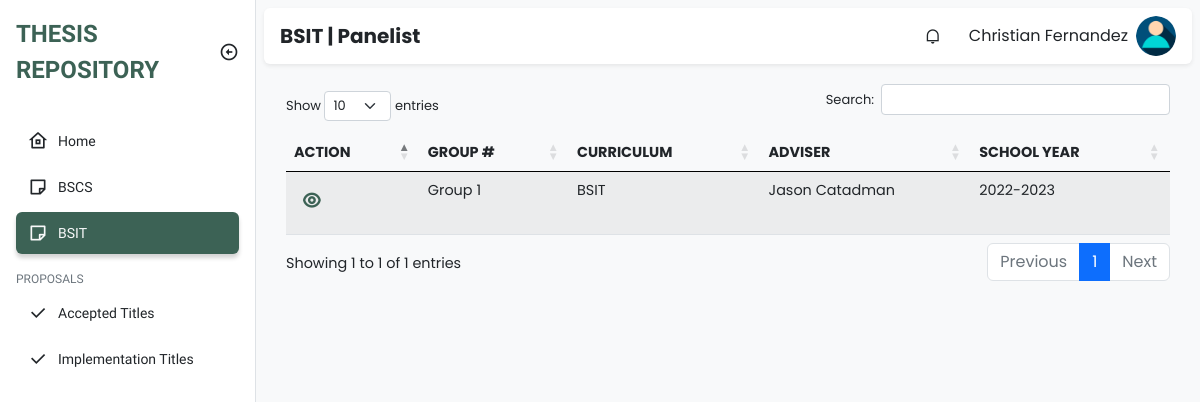
The page /panel/bsit.php (signed in) on the database its author committed.
### tables this page shows
CREATE TABLE `groups` (
  `id` int(11) NOT NULL,
  `group_number` int(11) NOT NULL,
  `curriculum` varchar(255) NOT NULL,
  `adviser_id` int(11) NOT NULL
);

CREATE TABLE `faculty` (
  `id` int(11) NOT NULL,
  `firstname` varchar(255) NOT NULL,
  `middle_name` varchar(100) NOT NULL,
  `lastname` varchar(255) NOT NULL,
  `email` varchar(100) NOT NULL,
  `username` varchar(255) NOT NULL,
  `password` varchar(100) NOT NULL,
  `department` varchar(100) NOT NULL,
  `type` varchar(100) NOT NULL,
  `created_at` timestamp NOT NULL DEFAULT current_timestamp(),
  `updated_at` timestamp NOT NULL DEFAULT current_timestamp() ON UPDATE current_timestamp()
);

### class/student.class.php (called while the page is built, shortened)
<?php
class Student{
    protected $db;
    function __construct()
    {
        $this->db = new Database();
    }
            ?>
            <?php
    function show_all_groups(){
        $sql = "SELECT * FROM groups";
        $query=$this->db->connect()->prepare($sql);
        if($query->execute()){
            $data = $query->fetchAll();
        }
        return $data;
    }
    function get_adviser($adviser_id){
        $sql = "SELECT * FROM faculty WHERE id=:adviser_id";
        $query=$this->db->connect()->prepare($sql);
        $query->bindParam(':adviser_id', $adviser_id);
        if($query->execute()){
            $data = $query->fetchAll();
        }
        return $data;
    }
}
?>

### class/database.sample.php (called while the page is built)
<?php
class Database{
    private $host = 'localhost';
    private $username = 'root';
    private $password = '';
    private $database = 'tams';
    protected $connection;
    function connect(){
        try
			{
				$this->connection = new PDO("mysql:host=$this->host;dbname=$this->database",
											$this->username, $this->password);
			}
			catch (PDOException $e)
			{
				echo "Connection error " . $e->getMessage();
			}
        return $this->connection;
    }
}
?>

### panel/bsit.php (the view, shortened to what this page needs)
<!DOCTYPE html>
<html lang="en">
  <head>
    <link
      href="https://cdn.jsdelivr.net/npm/remixicon@2.5.0/fonts/remixicon.css"
      rel="stylesheet"
    />
    <link rel="stylesheet" href="https://cdn.datatables.net/1.13.1/css/dataTables.bootstrap5.min.css">
    <link rel="stylesheet" href="https://cdn.datatables.net/responsive/2.4.0/css/responsive.bootstrap.min.css">
    <link rel="stylesheet" href="../assets/css/bootstrap.min.css" />
    <link rel="stylesheet" href="../assets/css/style.css" />
    <link
      rel="stylesheet"
      href="https://cdnjs.cloudflare.com/ajax/libs/font-awesome/6.2.0/css/all.min.css"
    />
  </head>
  <body>
    <div class="sidebar position-fixed top-0 bottom-0 bg-white border-end">
      <div class="d-flex align-items-center p-3">
        <a
          href="#"
          class="sidebar-logo text-uppercase fw-bold text-decoration-none text-indigo fs-4"
          >Thesis Repository</a
        >
        <i
          class="sidebar-toggle ri-arrow-left-circle-line ms-auto fs-5 d-none d-md-block"
        ></i>
      </div>
      <ul class="sidebar-menu p-3 m-0 mb-0">
        <li class="sidebar-menu-item ">
          <a href="home.php ">
            <i class="ri-home-8-line sidebar-menu-item-icon"></i>
            Home
          </a>
        </li>
        <li class="sidebar-menu-item">
            <a href="bscs.php">
              <i class="ri-sticky-note-line sidebar-menu-item-icon"></i>
              BSCS
            </a>
          </li>
          <li class="sidebar-menu-item active">
            <a href="bsit.php">
                <i class="ri-sticky-note-line sidebar-menu-item-icon"></i>
                BSIT
            </a>
          </li>
          <li class="sidebar-menu-divider mt-3 mb-1 text-uppercase">Proposals</li>
          <li class="sidebar-menu-item ">
            <a href="accepted_titles.php">
                <i class="ri-check-fill sidebar-menu-item-icon"></i>
                Accepted Titles
            </a>
          </li>
          <li class="sidebar-menu-item ">
            <a href="implementation_titles.php">
                <i class="ri-check-fill sidebar-menu-item-icon"></i>
                Implementation Titles
            </a>
          </li>
      </ul>
    </div>
    <main class="bg-light">
      <div class="p-2">
        <nav class="px-3 py-2 bg-white rounded shadow-sm">
          <h5 class="fw-bold mb-0 me-auto">BSIT | Panelist</h5>
          <div class="dropdown me-3 d-none d-sm-block">
            <div
              class="cursor-pointer dropdown-toggle navbar-link"
              data-bs-toggle="dropdown"
              aria-expanded="false"
            >
              <i class="ri-notification-line"></i>
            </div>
          </div>
          <div class="dropdown">
            <div
              class="d-flex align-items-center cursor-pointer dropdown-toggle"
              data-bs-toggle="dropdown"
              aria-expanded="false"
            >
              <span class="me-2 d-none d-sm-block"><?php echo $_SESSION['fullname'] ?></span>
              <img
                class="navbar-profile-image"
                src="../img/u-icon.png" alt="Image"
              />
            </div>
          </div>
        </nav>
        <div class="py-4">
          <div class="container padding-bottom">
          <table id="example" class="table table-striped" style="width:100%">
                        <thead>
                        <tr>
                        <th class="action">Action</th>
                            <th>Group #</th>
                            <th>Curriculum</th>
                            <th>Adviser</th>
                            <th>School Year</th>
                        </tr>
                        </thead>
                        <tbody>
                        <?php
                          require_once '../class/student.class.php';
                          $student = new Student();
                          foreach ($student->show_all_groups() as $value){
                            if($value['curriculum'] == "BSIT" ){
                          ?>
                                    <tr>
                                    <td>
                                              <div class="actions">
                                                <a class="action-view" href="thesis.php?groupnum=<?php echo $value['id'] ?>&course=<?php echo $value['curriculum'] ?>"><i class="ri-eye-line"></i></a>
                                              </div>
                                          </td>
                                        <td> Group <?php echo $value["group_number"] ?></td>
                                        <td>BSIT</td>
                                        <?php foreach ($student->get_adviser($value['adviser_id']) as $adviser){
                                        ?>
                                                <td><?php echo $adviser["firstname"] . " " . $adviser["lastname"] ?></td>
                                        <?php
                                        } ?>
                                        <td> 2022-2023</td>
                                    </tr>
                          <?php
                            }
                          }
                          ?>
                        </tbody>
                    </table>
          </div>
        </div>
        </div>
    </main>
  </body>
</html>

### assets/css/style.css (style rules this page uses)
:root { --bs-blue: #0d6efd; --bs-indigo: #6610f2; --bs-purple: #6f42c1; --bs-pink: #d63384; --bs-red: #dc3545; --bs-orange: #fd7e14; --bs-yellow: #ffc107; --bs-green: #198754; --bs-teal: #20c997; --bs-cyan: #0dcaf0; --bs-black: #000; --bs-white: #fff; --bs-gray: #6c757d; --bs-gray-dark: #343a40; --bs-gray-100: #f8f9fa; --bs-gray-200: #e9ecef; --bs-gray-300: #dee2e6; --bs-gray-400: #ced4da; --bs-gray-500: #adb5bd; --bs-gray-600: #6c757d; --bs-gray-700: #495057; --bs-gray-800: #343a40; --bs-gray-900: #212529; --bs-primary: #0d6efd; --bs-secondary: #6c757d; --bs-success: #198754; --bs-info: #0dcaf0; --bs-warning: #ffc107; --bs-danger: #dc3545; --bs-light: #f8f9fa; --bs-dark: #212529; --bs-primary-rgb: 13, 110, 253; --bs-secondary-rgb: 108, 117, 125; --bs-success-rgb: 25, 135, 84; --bs-info-rgb: 13, 202, 240; --bs-warning-rgb: 255, 193, 7; --bs-danger-rgb: 220, 53, 69; --bs-light-rgb: 248, 249, 250; --bs-dark-rgb: 33, 37, 41; --bs-white-rgb: 255, 255, 255; --bs-black-rgb: 0, 0, 0; --bs-body-color-rgb: 33, 37, 41; --bs-body-bg-rgb: 255, 255, 255; --bs-font-sans-serif: system-ui, -apple-system, "Segoe UI", Roboto, "Helvetica Neue", "Noto Sans", "Liberation Sans", Arial, sans-serif, "Apple Color Emoji", "Segoe UI Emoji", "Segoe UI Symbol", "Noto Color Emoji"; --bs-font-monospace: SFMono-Regular, Menlo, Monaco, Consolas, "Liberation Mono", "Courier New", monospace; --bs-gradient: linear-gradient(180deg, rgba(255, 255, 255, 0.15), rgba(255, 255, 255, 0)); --bs-body-font-family: var(--bs-font-sans-serif); --bs-body-font-size: 1rem; --bs-body-font-weight: 400; --bs-body-line-height: 1.5; --bs-body-color: #212529; --bs-body-bg: #fff; --bs-border-width: 1px; --bs-border-style: solid; --bs-border-color: #dee2e6; --bs-border-color-translucent: rgba(0, 0, 0, 0.175); --bs-border-radius: 0.375rem; --bs-border-radius-sm: 0.25rem; --bs-border-radius-lg: 0.5rem; --bs-border-radius-xl: 1rem; --bs-border-radius-2xl: 2rem; --bs-border-radius-pill: 50rem; --bs-heading-color: ; --bs-link-color: #0d6efd; --bs-link-hover-color: #0a58ca; --bs-code-color: #d63384; --bs-highlight-bg: #fff3cd; --maincolor: #3C6255; --maincolorMdark: #61876E; --maincolor_light: rgb(180, 224, 183); --cancelcolor: #EB1D36; --cancelcolor_light: #FA9494; --uppernav: #FFFBF5; }
body { font-family: 'Work Sans', sans-serif; }
.text-indigo:hover, .text-indigo { color: var(--maincolor); }
.dropdown-toggle::after { display: none; }
.cursor-pointer { cursor: pointer; }
.sidebar.collapsed:hover, .sidebar { width: 16rem; overflow-y: auto; transition: width .2s, left .2s; left: 0; z-index: 500; }
.sidebar-toggle { cursor: pointer; transition: .2s; }
.sidebar-menu { list-style-type: none; }
.sidebar-menu-item { margin-bottom: .25rem; }
.sidebar-menu-item a { text-decoration: none; display: flex; align-items: center; color: var(--bs-dark); padding: .375rem .75rem; border-radius: .375rem; font-size: .875rem; white-space: nowrap; }
.sidebar-menu-item > a { overflow: hidden; }
.sidebar-menu-item.active a { background-color: var(--maincolor); color: var(--bs-light); box-shadow: 0 .25rem .25rem rgba(0, 0, 0, 0.175); }
.sidebar-menu-item-icon { margin-right: .625rem; font-size: 1.25rem; }
.sidebar.collapsed:hover .sidebar-menu-divider, .sidebar-menu-divider { font-size: .75rem; color: var(--bs-gray-600); transition: opacity .2s; opacity: 1; visibility: visible; }
main { padding-left: 0; min-height: 100vh; font-family: 'Poppins', sans-serif; }
nav { display: flex; align-items: center; }
.navbar-profile-image { width: 2.5rem; height: 2.5rem; object-fit: cover; border-radius: 50%; }
.navbar-link { width: 2.5rem; height: 2.5rem; display: flex; align-items: center; justify-content: center; border-radius: .25rem; }
@media (min-width: 768px) { main { transition: padding-left .2s; padding-left: 16rem; } }
.container { font-size: 90%; }
.table .actions { display: flex; }
.table .actions .action-view { color: var(--maincolor); font-size: 19px; }
.table .actions .action-edit, .table .actions .action-view, .table .actions .action-delete { border-radius: 6px; padding: 7px 5px; margin-left: 3px; text-decoration: none; font-weight:bolder; }
thead { text-transform: uppercase; border-bottom: #000; }
a { text-decoration: none; color: var(--bs-green); }
.py-4 { padding: 10px !important; height: 100%; width: 100%; margin-top: 10px; border-radius: 10px; }

### rows shown on the page
groups: group_number "1"
faculty: firstname "Jason", lastname "Catadman"

### other values the page prints
$_SESSION['fullname'] "Christian Fernandez"
